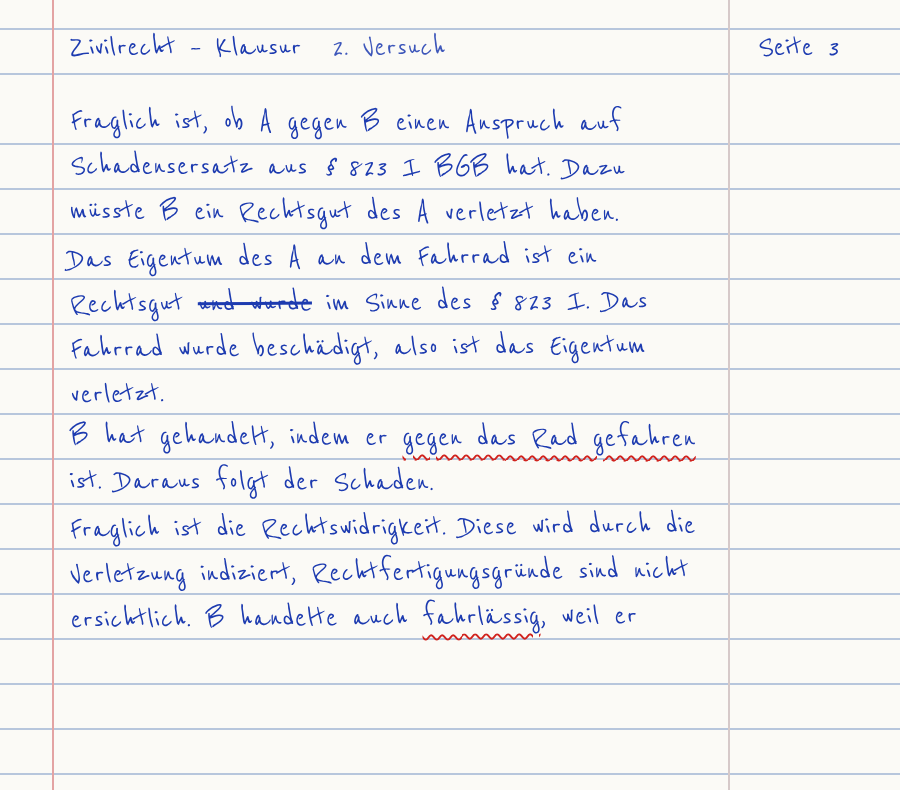
#> input picture spiel/proc/klausur/basis.png, 900 x 790 px
$ python fokuslicht.py klausur/basis.png klausur/k0.png 1.0 1.0 1.0
#> lines starting #> are read from the running program, lines starting #| are printed output that depends on the picture
# Abdunkeln außer um einen Fokuspunkt (kein Weichzeichner): fokuslicht.py EIN AUS FX FY [STAERKE]
import sys, numpy as np
from PIL import Image
src, out, fx, fy = sys.argv[1], sys.argv[2], float(sys.argv[3]), float(sys.argv[4])
st = float(sys.argv[5]) if len(sys.argv) > 5 else 1.0
im = np.asarray(Image.open(src).convert('RGB')).astype(np.float32)/255
h,w,_ = im.shape
#> h = 790; w = 900
y,x = np.mgrid[0:h,0:w]
r = np.sqrt(((x-fx*w)/(0.45*w))**2+((y-fy*h)/(0.7*h))**2)
maske = np.clip(1-r,0,1)**1.2            # 1 im Fokus, 0 außen
dunkel = 0.42 + 0.58*maske               # außen ~42 % Helligkeit
l = im.mean(2,keepdims=True)
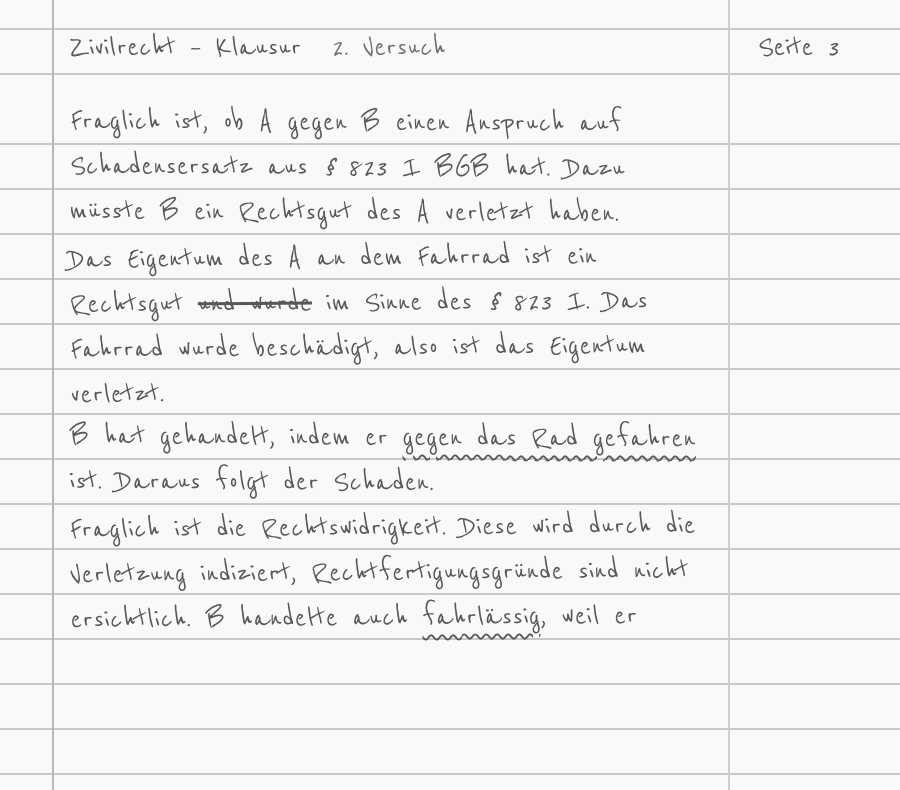
#> l: shape (790, 900, 1) float32; min 0.341, max 0.976, mean 0.948
# Schatten lila, Lichter warm (Party)
im = im**(1+0.15*st)
im = im + st*((np.array([.04,.015,-.03])*l) + (np.array([.015,-.01,.04])*(1-l))*0.6)
im = im*(1-st+st*dunkel[...,None])
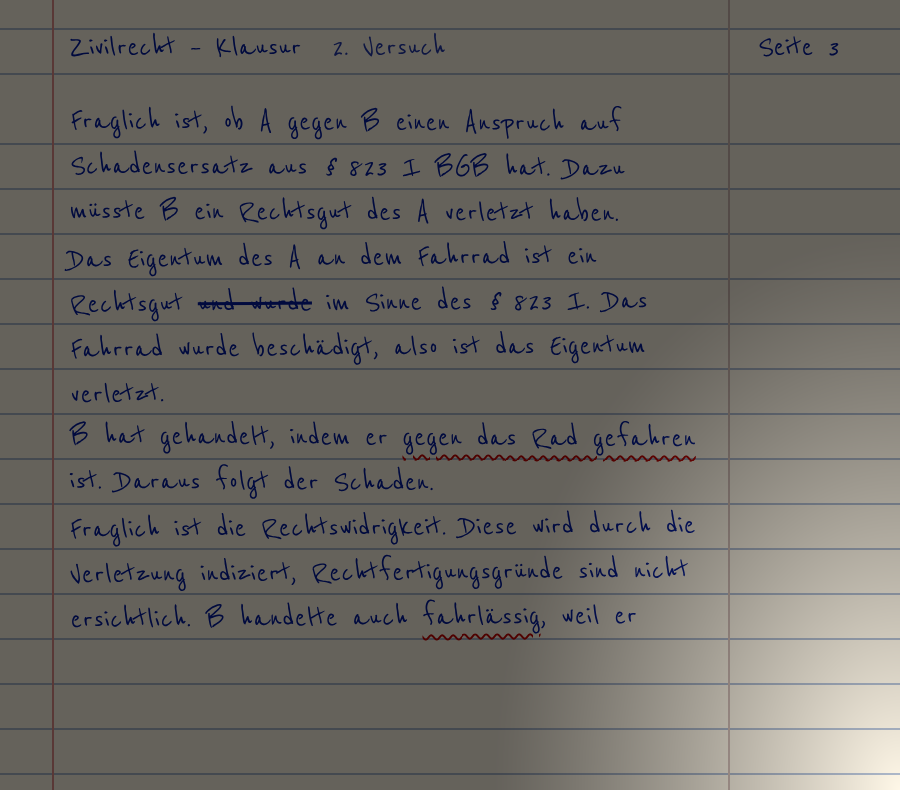
#> im: shape (790, 900, 3) float64; mean R, G, B 0.452, 0.441, 0.422; drawn with min black and max white
rng=np.random.default_rng(2); im = im + rng.normal(0,.018*st,(h,w,1))
Image.fromarray((np.clip(im,0,1)*255).astype(np.uint8)).save(out, quality=80)

$ run again, on spiel/proc/klausur/k1.png
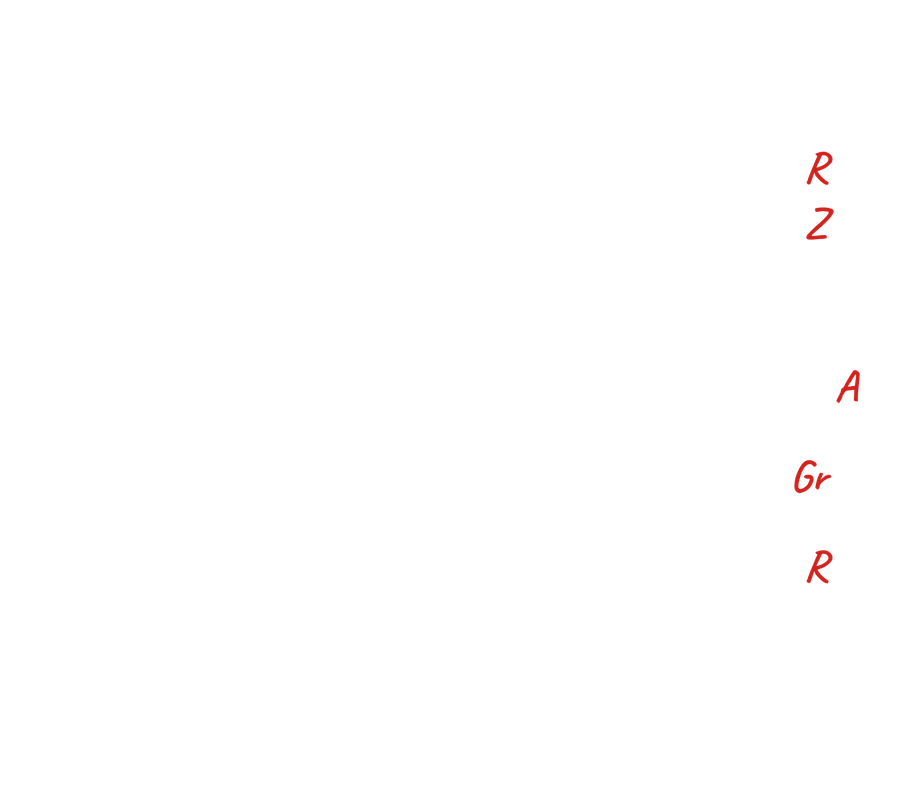
#> input picture spiel/proc/klausur/k1.png, 897 x 787 px, shrunk from 1350 x 1185 before the run
#> `im = im + rng.normal(0, 0.018 * st, (h, w, 1))`:
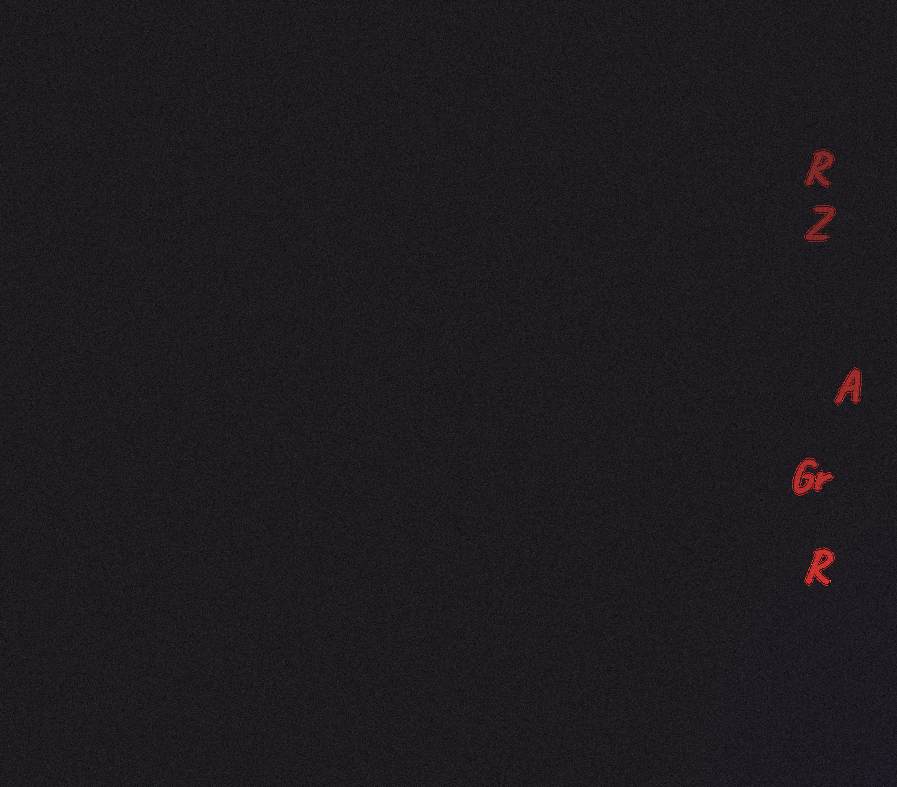
#> im: shape (787, 897, 3) float64; mean R, G, B 0.00597, -0.00255, 0.0112; drawn with min black and max white
#> `Image.fromarray((np.clip(im,0,1)*255).astype(np.uint8)).save(out, qual..`:
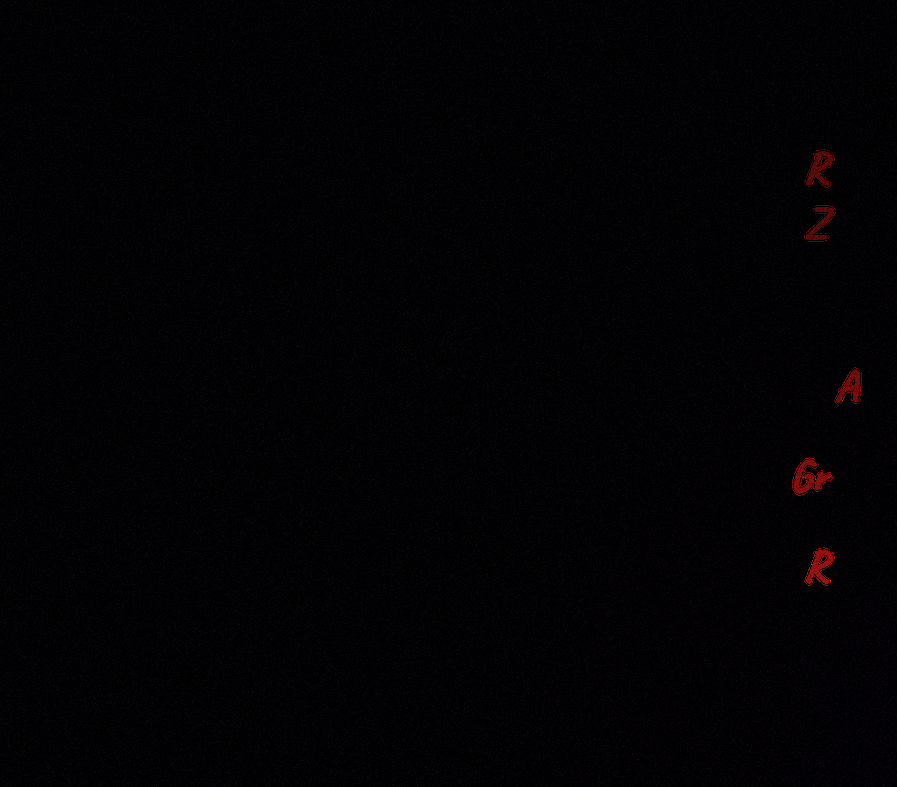
#> saved as k1.png: PIL image 897x787 RGB; mean R, G, B 2.6, 1.3, 3.3
